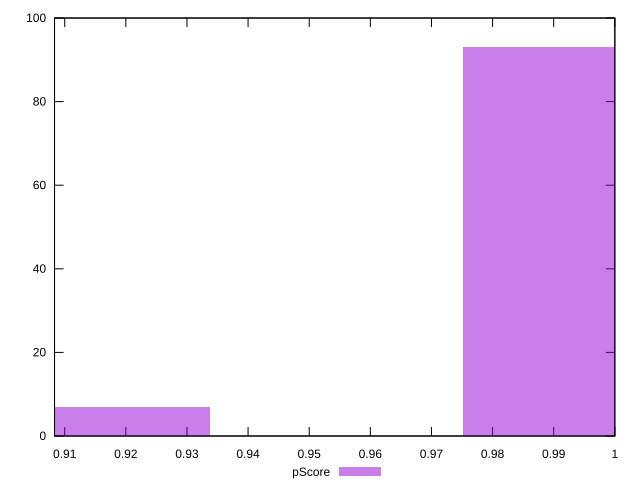

Write the gnuplot code that produced this figure.
reset

$pScore <<EOF
0.9959345395132144 93
0.9129399945537799 7
EOF

set key outside below
set boxwidth 0.04149727247971727
set xrange [0.9083333333333333:1]
set yrange [0:100]
set trange [0:100]
set style fill transparent solid 0.5 noborder
set terminal svg size 640, 490 enhanced background rgb 'white'
set output "reports/report_00033_2021-03-01T14-23-16.841Z/uses-http2/samples/astro-cached/pScore/histogram.svg"

plot $pScore title "pScore" with boxes

reset
